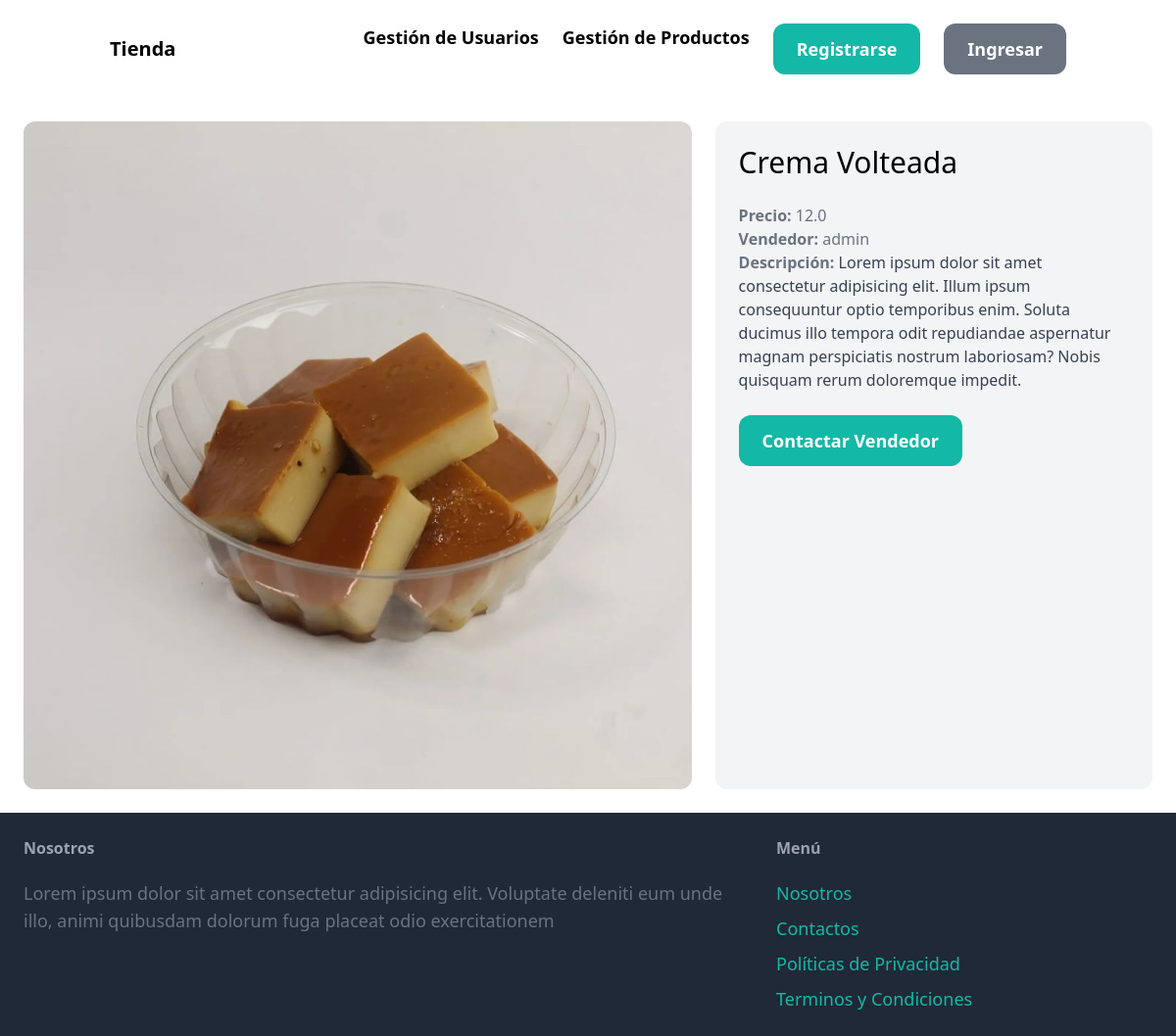
/1/, run on the app's committed database.
### gestion_tienda/models.py (models this page shows, shortened)
class Producto(models.Model):
    nombre = models.CharField(max_length=50)
    codigo = models.CharField(max_length=50)
    image = models.ImageField(upload_to='producto_imagen', blank=True, null=True)
    precioCompra =models.FloatField()
    PrecioVenta =models.FloatField()
    vendido =models.BooleanField(default=False)
    usuarioReg = models.ForeignKey(User,related_name='productos',on_delete=models.CASCADE)
    class Meta:
        ordering = ('nombre',)
        verbose_name_plural = 'Productos'

### gestion_tienda/views.py (the view)
# urls.py: path('<int:pk>/', views.detail, name='detail' ),
def detail(request,pk):
    producto = get_object_or_404(Producto,pk=pk)
    return render(request,'detail.html',{
        'producto': producto
    })

### gestion_tienda/templates/detail.html (shortened to what this page needs)
{% extends 'base.html' %}
{% block content %}
<div class="grid grid-cols-5 gap-6">
    <div class="col-span-3">
        <img src="{{ producto.image.url}}" class="rounded-xl">
    </div>
    <div class="col-span-2 p-6 bg-gray-100 rounded-xl">
        <h1 class="mb-6 text-3xl">{{producto.nombre}}</h1>
        <p class="text-gray-500"><strong>Precio: </strong>{{producto.PrecioVenta}}</p>
        <p class="text-gray-500"><strong>Vendedor: </strong>{{producto.usuarioReg.username}}</p>
        <p class="text-gray-700"><strong class="text-gray-500">Descripción: </strong>Lorem ipsum dolor sit amet consectetur adipisicing elit. Illum ipsum consequuntur optio temporibus enim. Soluta ducimus illo tempora odit repudiandae aspernatur magnam perspiciatis nostrum laboriosam? Nobis quisquam rerum doloremque impedit.</p>
        {% if request.user == producto.usuarioReg%}
            <div class="mt-6 p-6 bg-white rounded-xl">
                <p>Este es tu producto!</p>
                <a href="{% url 'gestion_tienda:editar' producto.id %}" class="inline-block mt-6 px-6 py-3 text-lg font-semibold bg-teal-500 text-white rounded-xl">Editar</a>
                <a href="{% url 'gestion_tienda:eliminar' producto.id %}" class="inline-block mt-6 px-6 py-3 text-lg font-semibold bg-red-500 text-white rounded-xl">Eliminar</a>
            </div>
        {% else %}
            <a href="#" class="inline-block mt-6 px-6 py-3 text-lg font-semibold bg-teal-500 text-white rounded-xl hover:bg-teal-700">Contactar Vendedor</a>
        {% endif %}
    </div>
</div>
{% endblock %}

### data on the page
Producto: image (picture), nombre "Crema Volteada", PrecioVenta "12.0", usuarioReg.username "admin"
